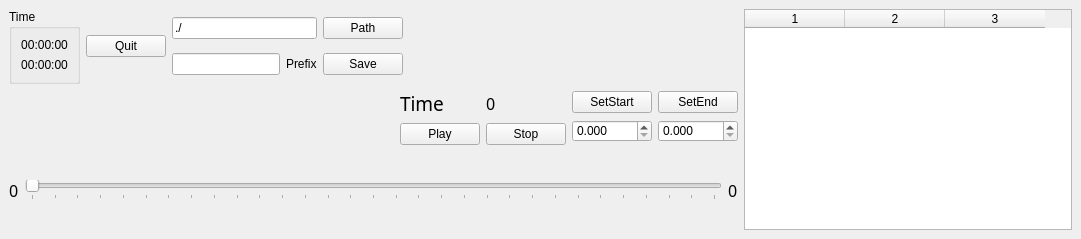
<?xml version="1.0" encoding="UTF-8"?>
<ui version="4.0">
 <class>sdpPlayerManagerWidget</class>
 <widget class="QDockWidget" name="sdpPlayerManagerWidget">
  <property name="geometry">
   <rect>
    <x>0</x>
    <y>0</y>
    <width>1081</width>
    <height>239</height>
   </rect>
  </property>
  <property name="minimumSize">
   <size>
    <width>726</width>
    <height>239</height>
   </size>
  </property>
  <property name="styleSheet">
   <string notr="true"> QDockWidget {
     border: 1px solid lightgray;
     /*titlebar-close-icon: url(close.png);
     titlebar-normal-icon: url(undock.png);*/
 }

 QDockWidget::title {
     text-align: Center; /* align the text to the left */
     background: rgb(255, 158, 160);
     padding-left: 5px;
 }

 QDockWidget::close-button, QDockWidget::float-button {
     border: 1px solid transparent;
     background: darkgray;
     padding: 0px;
 }

 QDockWidget::close-button:hover, QDockWidget::float-button:hover {
     background: gray;
 }

 QDockWidget::close-button:pressed, QDockWidget::float-button:pressed {
     padding: 1px -1px -1px 1px;
 }</string>
  </property>
  <property name="features">
   <set>QDockWidget::NoDockWidgetFeatures</set>
  </property>
  <property name="allowedAreas">
   <set>Qt::TopDockWidgetArea</set>
  </property>
  <property name="windowTitle">
   <string>Player Manager</string>
  </property>
  <widget class="QWidget" name="dockWidgetContents">
   <layout class="QGridLayout" name="gridLayout_4">
    <item row="0" column="0">
     <layout class="QHBoxLayout" name="horizontalLayout_4">
      <item>
       <widget class="QGroupBox" name="groupBox">
        <property name="title">
         <string>Time</string>
        </property>
        <layout class="QVBoxLayout" name="verticalLayout_2">
         <item>
          <widget class="QLabel" name="AbsoluteTime">
           <property name="text">
            <string>00:00:00</string>
           </property>
           <property name="alignment">
            <set>Qt::AlignCenter</set>
           </property>
          </widget>
         </item>
         <item>
          <widget class="QLabel" name="DeviceTime">
           <property name="text">
            <string>00:00:00</string>
           </property>
           <property name="alignment">
            <set>Qt::AlignCenter</set>
           </property>
          </widget>
         </item>
        </layout>
       </widget>
      </item>
      <item>
       <widget class="QPushButton" name="QuitButton">
        <property name="text">
         <string>Quit</string>
        </property>
       </widget>
      </item>
      <item>
       <layout class="QGridLayout" name="gridLayout_3">
        <item row="0" column="0" colspan="2">
         <widget class="QLineEdit" name="PathLineEdit">
          <property name="text">
           <string>./</string>
          </property>
         </widget>
        </item>
        <item row="0" column="2">
         <widget class="QPushButton" name="PathButton">
          <property name="text">
           <string>Path</string>
          </property>
         </widget>
        </item>
        <item row="1" column="0">
         <widget class="QLineEdit" name="PrefixLineEdit"/>
        </item>
        <item row="1" column="1">
         <widget class="QLabel" name="label_2">
          <property name="text">
           <string>Prefix</string>
          </property>
         </widget>
        </item>
        <item row="1" column="2">
         <widget class="QPushButton" name="SaveButton">
          <property name="text">
           <string>Save</string>
          </property>
         </widget>
        </item>
       </layout>
      </item>
     </layout>
    </item>
    <item row="1" column="0" colspan="2">
     <layout class="QVBoxLayout" name="verticalLayout">
      <item>
       <layout class="QHBoxLayout" name="horizontalLayout_3">
        <item>
         <spacer name="horizontalSpacer">
          <property name="orientation">
           <enum>Qt::Horizontal</enum>
          </property>
          <property name="sizeHint" stdset="0">
           <size>
            <width>40</width>
            <height>20</height>
           </size>
          </property>
         </spacer>
        </item>
        <item>
         <layout class="QGridLayout" name="gridLayout_2">
          <item row="1" column="0">
           <widget class="QPushButton" name="PlayButton">
            <property name="text">
             <string>Play</string>
            </property>
           </widget>
          </item>
          <item row="1" column="1">
           <widget class="QPushButton" name="StopButton">
            <property name="text">
             <string>Stop</string>
            </property>
           </widget>
          </item>
          <item row="0" column="1">
           <widget class="QLabel" name="TimeLabel">
            <property name="font">
             <font>
              <family>AlArabiya</family>
              <pointsize>12</pointsize>
             </font>
            </property>
            <property name="text">
             <string>0</string>
            </property>
           </widget>
          </item>
          <item row="0" column="0">
           <widget class="QLabel" name="label_4">
            <property name="font">
             <font>
              <family>AlArabiya</family>
              <pointsize>14</pointsize>
             </font>
            </property>
            <property name="layoutDirection">
             <enum>Qt::LeftToRight</enum>
            </property>
            <property name="text">
             <string>Time</string>
            </property>
           </widget>
          </item>
         </layout>
        </item>
        <item>
         <layout class="QHBoxLayout" name="horizontalLayout_2">
          <item>
           <layout class="QGridLayout" name="gridLayout">
            <item row="1" column="1">
             <widget class="QDoubleSpinBox" name="SaveEndSpin">
              <property name="decimals">
               <number>3</number>
              </property>
             </widget>
            </item>
            <item row="0" column="0">
             <widget class="QPushButton" name="SetSaveStartButton">
              <property name="text">
               <string>SetStart</string>
              </property>
             </widget>
            </item>
            <item row="0" column="1">
             <widget class="QPushButton" name="SetSaveEndButton">
              <property name="text">
               <string>SetEnd</string>
              </property>
             </widget>
            </item>
            <item row="1" column="0">
             <widget class="QDoubleSpinBox" name="SaveStartSpin">
              <property name="decimals">
               <number>3</number>
              </property>
             </widget>
            </item>
           </layout>
          </item>
         </layout>
        </item>
       </layout>
      </item>
      <item>
       <layout class="QHBoxLayout" name="horizontalLayout">
        <item>
         <widget class="QLabel" name="TimeStartLabel">
          <property name="font">
           <font>
            <family>AlArabiya</family>
            <pointsize>12</pointsize>
           </font>
          </property>
          <property name="text">
           <string>0</string>
          </property>
         </widget>
        </item>
        <item>
         <widget class="QSlider" name="TimeSlider">
          <property name="minimum">
           <number>0</number>
          </property>
          <property name="maximum">
           <number>300</number>
          </property>
          <property name="orientation">
           <enum>Qt::Horizontal</enum>
          </property>
          <property name="tickPosition">
           <enum>QSlider::TicksBelow</enum>
          </property>
          <property name="tickInterval">
           <number>10</number>
          </property>
         </widget>
        </item>
        <item>
         <widget class="QLabel" name="TimeEndLabel">
          <property name="font">
           <font>
            <family>AlArabiya</family>
            <pointsize>12</pointsize>
           </font>
          </property>
          <property name="text">
           <string>0</string>
          </property>
         </widget>
        </item>
       </layout>
      </item>
     </layout>
    </item>
    <item row="0" column="1">
     <spacer name="horizontalSpacer_2">
      <property name="orientation">
       <enum>Qt::Horizontal</enum>
      </property>
      <property name="sizeHint" stdset="0">
       <size>
        <width>40</width>
        <height>20</height>
       </size>
      </property>
     </spacer>
    </item>
    <item row="0" column="2" rowspan="2">
     <widget class="QTableWidget" name="PlayerTable">
      <property name="minimumSize">
       <size>
        <width>0</width>
        <height>0</height>
       </size>
      </property>
      <property name="editTriggers">
       <set>QAbstractItemView::NoEditTriggers</set>
      </property>
      <property name="dragDropOverwriteMode">
       <bool>false</bool>
      </property>
      <property name="alternatingRowColors">
       <bool>true</bool>
      </property>
      <property name="selectionMode">
       <enum>QAbstractItemView::NoSelection</enum>
      </property>
      <property name="selectionBehavior">
       <enum>QAbstractItemView::SelectRows</enum>
      </property>
      <property name="textElideMode">
       <enum>Qt::ElideNone</enum>
      </property>
      <property name="sortingEnabled">
       <bool>true</bool>
      </property>
      <property name="columnCount">
       <number>3</number>
      </property>
      <column/>
      <column/>
      <column/>
     </widget>
    </item>
   </layout>
  </widget>
 </widget>
 <resources/>
 <connections/>
</ui>
